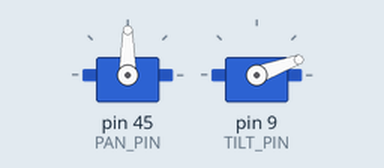
Recording of a sketch running on a simulated Arduino Mega 2560, built with avr-gcc and run on an emulated ATmega2560. On the bench: 2 × servo.

Above: at 3.05 s.
At 4.3 s:
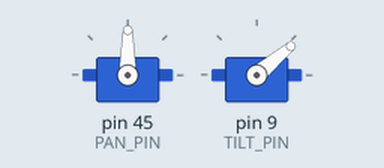
Timing chart, 0 to 8.8 s (numbered marks = the images above):
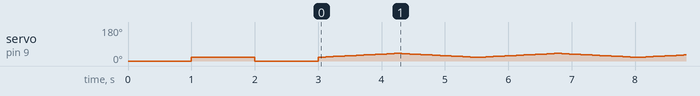

The sketch:

testServos.ino
```cpp
#include <Servo.h>

#define PAN_PIN 45
#define TILT_PIN  9

Servo pan;  // create servo object to control a servo
Servo tilt;  // create servo object to control a servo
// twelve servo objects can be created on most boards

int pos = 0;    // variable to store the servo position
int min = 20;
int max = 40;
int tau = 60;
void setup() {
  pan.attach(PAN_PIN);  // attaches the servo on pin 9 to the servo object
  tilt.attach(TILT_PIN);  // attaches the servo on pin 9 to the servo object
  tilt.write(0);
  delay(1000);
  tilt.write(20);
  delay(1000);
  tilt.write(0);
  delay(1000);
//  while(1);
}

void loop() {
  test_tilt();
}
void test_pan() {
  for (pos = 0; pos <= 40; pos += 1) { // goes from 0 degrees to 180 degrees
    // in steps of 1 degree
    pan.write(pos);              // tell servo to go to position in variable 'pos'
    delay(tau);                       // waits 15 ms for the servo to reach the position
  }
  for (pos = 40; pos >= 0; pos -= 1) { // goes from 180 degrees to 0 degrees
    pan.write(pos);              // tell servo to go to position in variable 'pos'
    delay(tau);                       // waits 15 ms for the servo to reach the position
  }
}

void test_tilt() {
  for (pos = min; pos <= max; pos += 1) { // goes from 0 degrees to 180 degrees
    // in steps of 1 degree
    tilt.write(pos);              // tell servo to go to position in variable 'pos'
    delay(tau);                       // waits 15 ms for the servo to reach the position
  }
  for (pos = max; pos >= min; pos -= 1) { // goes from 180 degrees to 0 degrees
    tilt.write(pos);              // tell servo to go to position in variable 'pos'
    delay(tau);                       // waits 15 ms for the servo to reach the position
  }

}
```
